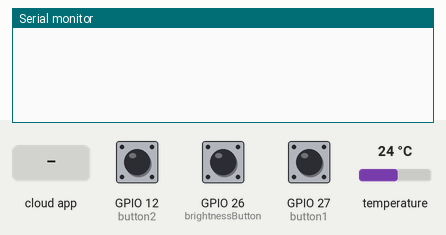
Simulated run of this sketch. Board: ESP32. Shown: the last lines printed to the serial monitor. The inputs (shaded band) are chosen by the test bench; at power-on: GPIO 27 (button1) HIGH, GPIO 12 (button2) HIGH, GPIO 26 (brightnessButton) HIGH, temperature 24 °C. WiFi joins after 1.5 s; servers stay silent unless stated; the local clock reads 2024-03-15 10:24:30 at power-on unless the sketch sets it.

Above: at 2.7 s.
2.8 s: the phone or cloud app sets ledBrightness to 0
At 4.0 s:
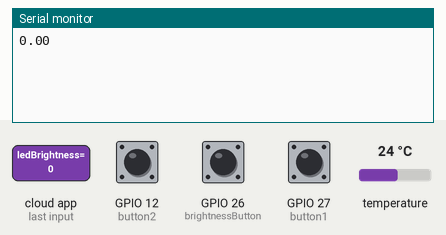
4.5 s: the phone or cloud app sets alarmActivate to 0
At 5.2 s:
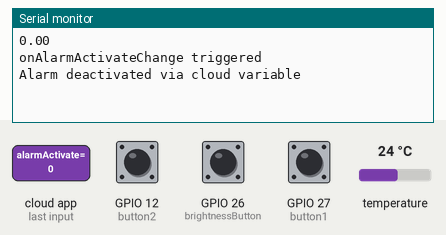
6.0 s: the phone or cloud app sets alarmActivate to 1
At 6.11 s:
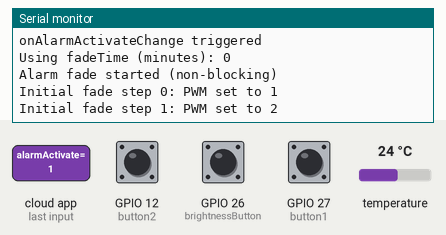
7.5 s: GPIO 27 (button1) pulled LOW for 0.15 s
At 8.0 s:
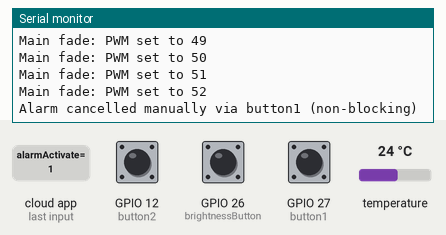
9.1 s: the phone or cloud app sets ledBrightness to 1
At 9.8 s:
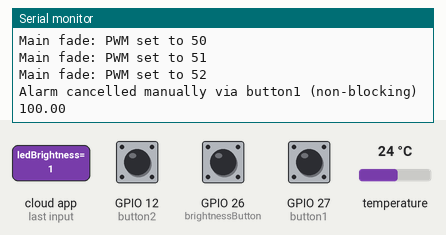

The sketch:

SAC_2025.ino
```cpp
#include "arduino_secrets.h"

#include "thingProperties.h"
#include "RTClib.h"
#include "HardwareSerial.h"
#include "Wire.h"


// GPIO 25 PWM Trig
// GPIO 26 Button 3
// GPIO 27 Button 1
// GPIO 14 7 Seg RX
// GPIO 12 Button 2


// ----- Pin Definitions -----
const int button1 = 27;            // Button for cancelling alarm LED fade
const int button2 = 12;            // Button for toggling lamp mode
const int brightnessButton = 26;   // GPIO26 for display brightness control
const int pwmTrig = 25;            // Pin for PWM LED Fading signal

// ----- 7-Segment Display Constants -----
#define DIGIT1  0x7B             // Display digit 1 control byte
#define DIGIT2  0x7C             // Display digit 2 control byte
#define DIGIT3  0x7D             // Display digit 3 control byte
#define DIGIT4  0x7E             // Display digit 4 control byte
#define COLON 4                  // Colon segment position in byte

// ----- Display Communication -----
HardwareSerial Serial7Segment(2); // Use UART2 (TX on GPIO14)
long colonTimer = 0;             // Timer for colon blinking
boolean colonOn = false;         // Current colon state

// ----- Brightness Configuration -----
byte brightnessLevels[] = {0, 51, 102, 153, 204, 255}; // 6 brightness steps (0=off)
byte brightnessIndex = 0;         // Current brightness level index
int buttonState3 = 0;             // Current brightness button state
int lastButtonState3 = 0;         // Previous brightness button state
bool displayActive = true;        // Display power state flag

// ----- PWM Control Variables -----
bool pwmActive = false;         // Tracks if PWM is enabled (true = max, false = off)
int lastButton2State = HIGH;      // For button2 state change detection (using INPUT_PULLUP)

// ----- RTC Configuration -----
RTC_DS3231 rtc;                  // Real-time clock object
char daysOfTheWeek[7][12] = {"Sunday", "Monday", "Tuesday", "Wednesday", "Thursday", "Friday", "Saturday"};

// ----- Alarm LED Fade Control Variables -----
// Global flag to track whether the alarm LED fade is active.
bool alarmActive = false;

// Non-blocking fade state machine for alarm LED fade
enum FadeState { FADE_IDLE, FADE_INITIAL, FADE_MAIN, FADE_DONE };
FadeState fadeState = FADE_IDLE;
unsigned long nextFadeUpdate = 0;   // Next scheduled update time for fade
int fadeStep = 0;                   // Index for initial fade steps
int currentPWM = 0;                 // Current PWM value
int localFadeTime = 1;              // Fade time in minutes from cloud variable
unsigned long delayInitial = 0;     // Delay for each initial fade step
unsigned long delayMain = 0;        // Delay for each main fade step
const int initialSteps[5] = {1, 2, 3, 4, 5}; // Initial fade steps

// ----------------------------------------------------------------------
// Function: startAlarmFade()
// This function initializes the non-blocking LED fade using the fade time
// obtained from the cloud variable fadeTime via getBrightness().
// ----------------------------------------------------------------------
void startAlarmFade() {
  // Ensure button1 is released before starting fade
  while (digitalRead(button1) == LOW) {
    delay(10);
  }
  localFadeTime = int(fadeTime.getBrightness());
  Serial.print("Using fadeTime (minutes): ");
  Serial.println(localFadeTime);
  // Calculate delays based on provided formulas:
  // For initial steps: delayInitial = (fadeTime * 60000) / 50
  delayInitial = (unsigned long)(localFadeTime * 60000UL) / 50;
  // For main fade: delayMain = (fadeTime * 60000) / 306
  delayMain = (unsigned long)(localFadeTime * 60000UL) / 306;

  fadeStep = 0;
  currentPWM = 0;
  fadeState = FADE_INITIAL;
  nextFadeUpdate = millis() + delayInitial;
  alarmActive = true;
  Serial.println("Alarm fade started (non-blocking)");
}

// ----------------------------------------------------------------------
// Function: updateAlarmFade()
// This function is called in the main loop to update the LED fade in a non-blocking
// manner. It checks for cancellation via button1 and updates the PWM value according
// to the fade state machine.
// ----------------------------------------------------------------------
void updateAlarmFade() {
  // Check if button1 is pressed to cancel the fade
  if (digitalRead(button1) == LOW) {
    delay(50); // Debounce
    if (digitalRead(button1) == LOW) {
      // Wait until button release to prevent repeated cancellations
      while (digitalRead(button1) == LOW) {
        delay(10);
      }
      alarmActive = false;
      alarmActivate = false; // Update cloud variable if needed
      fadeState = FADE_IDLE;
      analogWrite(pwmTrig, 0);
      Serial.println("Alarm cancelled manually via button1 (non-blocking)");
      return;
    }
  }

  unsigned long currentTime = millis();
  if (currentTime >= nextFadeUpdate) {
    if (fadeState == FADE_INITIAL) {
      if (fadeStep < 5) {
        currentPWM = initialSteps[fadeStep];
        analogWrite(pwmTrig, currentPWM);
        Serial.print("Initial fade step ");
        Serial.print(fadeStep);
        Serial.print(": PWM set to ");
        Serial.println(currentPWM);
        fadeStep++;
        nextFadeUpdate = currentTime + delayInitial;
      }
      if (fadeStep >= 5) {
        // Transition to main fade
        fadeState = FADE_MAIN;
        currentPWM = 6; // Starting PWM for main fade
        analogWrite(pwmTrig, currentPWM);
        Serial.println("Switching to main fade");
        nextFadeUpdate = currentTime + delayMain;
      }
    } else if (fadeState == FADE_MAIN) {
      if (currentPWM < 255) {
        currentPWM++;
        analogWrite(pwmTrig, currentPWM);
        Serial.print("Main fade: PWM set to ");
        Serial.println(currentPWM);
        nextFadeUpdate = currentTime + delayMain;
      } else {
        fadeState = FADE_DONE;
        Serial.println("LED fully on (Alarm active)");
      }
    } else if (fadeState == FADE_DONE) {
      // LED is fully on; maintain state and allow cancellation
    }
  }
}

// ----------------------------------------------------------------------
// Arduino Cloud Callback Functions
// These functions are triggered when the corresponding cloud variable changes.
// ----------------------------------------------------------------------
void onRtcTemperatureChange()  {
  // Executed every time a new value is received from IoT Cloud.
}

void onFadeTimeChange()  {
  // Executed every time a new value is received from IoT Cloud.
  // The new fadeTime will be used the next time the alarm triggers.
}

void onDisplayToggleChange()  {
  // When cloud variable changes, update display state
  if (displayToggle) {
    // Turn on display with last brightness level (if it was off, use max brightness)
    if (brightnessLevels[brightnessIndex] == 0) {
      brightnessIndex = 5; // Default to max brightness if previously off
    }
    setBrightness(brightnessLevels[brightnessIndex]);
  } else {
    setBrightness(0); // Turn off display
  }
}

void onLedBrightnessChange()  {
  // This function is triggered by IoT Cloud changes.
  Serial.println(ledBrightness.getBrightness());
  if (ledBrightness.getSwitch() == false)
    analogWrite(pwmTrig, 0);
  else
    analogWrite(pwmTrig, ledBrightness.getBrightness() * int(2.5));
}

// ----------------------------------------------------------------------
// Callback: onAlarmActivateChange()
// This function is executed whenever a new value is received from the IoT Cloud
// for the cloud variable alarmActivate. When alarmActivate becomes true, the LED
// fade is started in a non-blocking manner. When it becomes false, the LED is turned off.
// ----------------------------------------------------------------------
void onAlarmActivateChange()  {
  Serial.println("onAlarmActivateChange triggered");
  if (alarmActivate) {
    if (!alarmActive) {  // Prevent multiple concurrent fade processes
      startAlarmFade();
    }
  } else {
    alarmActive = false;
    fadeState = FADE_IDLE;
    analogWrite(pwmTrig, 0);
    Serial.println("Alarm deactivated via cloud variable");
  }
}

void setup() {
  // Initialize serial and wait for port to open:
  Serial.begin(9600);
  delay(1500);

  // RTC initialization
  if (!rtc.begin()) {
    Serial.println("RTC Module Not Found");
    Serial.flush();
    while (1) delay(10); // Halt on critical failure
  }

  // 7-Segment Display Setup
  Serial7Segment.begin(9600, SERIAL_8N1, -1, 14); // Initialize UART
  Serial7Segment.write('v');  // Reset display to defaults

  // Brightness Control Setup
  pinMode(brightnessButton, INPUT_PULLUP);
  setBrightness(brightnessLevels[0]); // Start with display off

  // PWM LED Setup
  pinMode(pwmTrig, OUTPUT);
  analogWrite(pwmTrig, 0);

  // Configure button2 for PWM toggle
  pinMode(button2, INPUT_PULLUP);

  // Configure button1 for alarm cancellation
  pinMode(button1, INPUT_PULLUP);

  // Defined in thingProperties.h
  initProperties();

  // Connect to Arduino IoT Cloud
  ArduinoCloud.begin(ArduinoIoTPreferredConnection);

  setDebugMessageLevel(2);
  ArduinoCloud.printDebugInfo();
}

// ----------------------------------------------------------------------
// Standard Arduino Loop Function
// ----------------------------------------------------------------------
void loop() {
  ArduinoCloud.update();     // Maintain IoT Cloud connection

  // Handle PWM control via button2:
  int currentButton2State = digitalRead(button2);
  // Check for button press (transition from HIGH to LOW)
  if (currentButton2State == LOW && lastButton2State == HIGH) {
    pwmActive = !pwmActive; // Toggle the PWM state

    // Calculation: PWM value = 255 for full duty cycle (enabled) or 0 for off.
    if (pwmActive) {
      analogWrite(pwmTrig, 255); // Set PWM to maximum (100% duty cycle)
    } else {
      analogWrite(pwmTrig, 0);   // Disable PWM (0% duty cycle)
    }
    delay(50); // Simple debounce delay
  }
  lastButton2State = currentButton2State;

  // Update temperature reading
  float currentTemp = rtc.getTemperature();
  if (rtcTemperature != currentTemp) {
    rtcTemperature = currentTemp; // Update cloud variable
  }

  // Get current time
  DateTime now = rtc.now();
  int currentHour = now.hour();
  int currentMinute = now.minute();

  // Update display with current time
  displayTime(currentHour, currentMinute);

  // Handle colon blinking (only when display active)
  if (displayActive && millis() - colonTimer >= 1000) {
    colonTimer = millis();
    toggleColon();
  }

  // Brightness button handling
  buttonState3 = digitalRead(brightnessButton);
  if (buttonState3 == LOW && lastButtonState3 == HIGH) {
    adjustBrightness(); // Cycle to next brightness level
  }
  lastButtonState3 = buttonState3; // Save state for next loop

  // If alarm fade is active, update it in a non-blocking fashion
  if (fadeState != FADE_IDLE) {
    updateAlarmFade();
  }

  delay(10); // Main loop pacing
}

// ----------------------------------------------------------------------
// 7-Segment Display Functions
// ----------------------------------------------------------------------

// Display current time on 7-segment display
void displayTime(int hour, int minute) {
  if (!displayActive) return; // Skip updates when display is off

  // Break time into individual digits
  sendDigit(DIGIT1, hour / 10);    // Hour tens place
  sendDigit(DIGIT2, hour % 10);    // Hour ones place
  sendDigit(DIGIT3, minute / 10);  // Minute tens place
  sendDigit(DIGIT4, minute % 10);  // Minute ones place
}

// Send digit pattern to specific display position
void sendDigit(byte digit, int value) {
  // 7-segment patterns for 0-9 (common cathode)
  byte digitPatterns[10] = {
    0b0111111, // 0
    0b0000110, // 1
    0b1011011, // 2
    0b1001111, // 3
    0b1100110, // 4
    0b1101101, // 5
    0b1111101, // 6
    0b0000111, // 7
    0b1111111, // 8
    0b1101111  // 9
  };
  Serial7Segment.write(digit);         // Select digit position
  Serial7Segment.write(digitPatterns[value]); // Send segment pattern
}

// Toggle colon visibility
void toggleColon() {
  colonOn = !colonOn;
  Serial7Segment.write(0x77);         // Colon control command
  Serial7Segment.write(colonOn ? (1 << COLON) : 0); // Set/clear colon bit
}

// Set display brightness (0-255)
void setBrightness(byte level) {
  if (level == 0) {
    clearDisplay();    // Physically turn off all segments
    displayActive = false; // Disable display updates
  } else {
    if (!displayActive) { // Waking from off state
      displayActive = true;
      colonTimer = millis(); // Reset colon timer
    }
    Serial7Segment.write(0x7A); // Brightness command
    Serial7Segment.write(level); // Set brightness level
  }
}

// Cycle through brightness levels for 7 seg display
void adjustBrightness() {
  brightnessIndex = (brightnessIndex + 1) % 6; // 0-5 index cycle
  setBrightness(brightnessLevels[brightnessIndex]);
}

// Turn off all display segments
void clearDisplay() {
  // Clear all four digits
  Serial7Segment.write(DIGIT1);
  Serial7Segment.write(0x00);
  Serial7Segment.write(DIGIT2);
  Serial7Segment.write(0x00);
  Serial7Segment.write(DIGIT3);
  Serial7Segment.write(0x00);
  Serial7Segment.write(DIGIT4);
  Serial7Segment.write(0x00);

  // Clear colon
  Serial7Segment.write(0x77);
  Serial7Segment.write(0x00);
}
```

arduino_secrets.h
```cpp
#define SECRET_DEVICE_KEY ""
#define SECRET_OPTIONAL_PASS ""
#define SECRET_SSID ""
```

thingProperties.h
```cpp
// Code generated by Arduino IoT Cloud, DO NOT EDIT.

#include <ArduinoIoTCloud.h>
#include <Arduino_ConnectionHandler.h>

const char DEVICE_LOGIN_NAME[]  = "4ed06da7-ad9e-43b5-b696-4b7b8419accb";

const char SSID[]               = SECRET_SSID;    // Network SSID (name)
const char PASS[]               = SECRET_OPTIONAL_PASS;    // Network password (use for WPA, or use as key for WEP)
const char DEVICE_KEY[]  = SECRET_DEVICE_KEY;    // Secret device password

void onFadeTimeChange();
void onLedBrightnessChange();
void onAlarmActivateChange();
void onDisplayToggleChange();

CloudDimmedLight fadeTime;
CloudDimmedLight ledBrightness;
CloudSwitch alarmActivate;
CloudSwitch displayToggle;
CloudTemperatureSensor rtcTemperature;

void initProperties(){

  ArduinoCloud.setBoardId(DEVICE_LOGIN_NAME);
  ArduinoCloud.setSecretDeviceKey(DEVICE_KEY);
  ArduinoCloud.addProperty(fadeTime, READWRITE, ON_CHANGE, onFadeTimeChange);
  ArduinoCloud.addProperty(ledBrightness, READWRITE, ON_CHANGE, onLedBrightnessChange);
  ArduinoCloud.addProperty(alarmActivate, READWRITE, ON_CHANGE, onAlarmActivateChange);
  ArduinoCloud.addProperty(displayToggle, READWRITE, ON_CHANGE, onDisplayToggleChange);
  ArduinoCloud.addProperty(rtcTemperature, READ, 10 * SECONDS, NULL);

}

WiFiConnectionHandler ArduinoIoTPreferredConnection(SSID, PASS);
```

Measured:
- after the input at 2.8 s, the serial monitor: prints a new line after 0.21 s (image 1)
- after the input at 4.5 s, the serial monitor: prints a new line at once (image 2)
- after the input at 6.0 s, the serial monitor: prints a new line at once (image 3)
- after the input at 9.1 s, the serial monitor: prints a new line at once (image 5)
